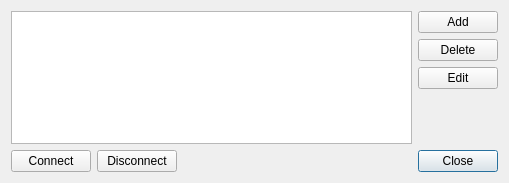
<?xml version="1.0" encoding="UTF-8"?>
<ui version="4.0">
 <class>SharedConnectionsDialog</class>
 <widget class="QDialog" name="SharedConnectionsDialog">
  <property name="windowModality">
   <enum>Qt::ApplicationModal</enum>
  </property>
  <property name="geometry">
   <rect>
    <x>0</x>
    <y>0</y>
    <width>509</width>
    <height>183</height>
   </rect>
  </property>
  <property name="windowTitle">
   <string>Shared Databases Connections</string>
  </property>
  <layout class="QGridLayout" name="gridLayout" columnstretch="1,0">
   <item row="0" column="0">
    <widget class="QListWidget" name="lwConnections">
     <property name="editTriggers">
      <set>QAbstractItemView::NoEditTriggers</set>
     </property>
    </widget>
   </item>
   <item row="1" column="1">
    <widget class="QDialogButtonBox" name="buttonBox">
     <property name="orientation">
      <enum>Qt::Horizontal</enum>
     </property>
     <property name="standardButtons">
      <set>QDialogButtonBox::Close</set>
     </property>
    </widget>
   </item>
   <item row="0" column="1">
    <layout class="QVBoxLayout" name="buttonsLayout">
     <property name="rightMargin">
      <number>0</number>
     </property>
     <item>
      <widget class="QPushButton" name="pbAdd">
       <property name="text">
        <string>Add</string>
       </property>
      </widget>
     </item>
     <item>
      <widget class="QPushButton" name="pbDelete">
       <property name="text">
        <string>Delete</string>
       </property>
      </widget>
     </item>
     <item>
      <widget class="QPushButton" name="pbEdit">
       <property name="text">
        <string>Edit</string>
       </property>
      </widget>
     </item>
     <item>
      <spacer name="verticalSpacer">
       <property name="orientation">
        <enum>Qt::Vertical</enum>
       </property>
       <property name="sizeHint" stdset="0">
        <size>
         <width>20</width>
         <height>40</height>
        </size>
       </property>
      </spacer>
     </item>
    </layout>
   </item>
   <item row="1" column="0">
    <layout class="QHBoxLayout" name="horizontalLayout">
     <item>
      <widget class="QPushButton" name="pbConnect">
       <property name="text">
        <string>Connect</string>
       </property>
      </widget>
     </item>
     <item>
      <widget class="QPushButton" name="pbDisconnect">
       <property name="text">
        <string>Disconnect</string>
       </property>
      </widget>
     </item>
     <item>
      <spacer name="horizontalSpacer">
       <property name="orientation">
        <enum>Qt::Horizontal</enum>
       </property>
       <property name="sizeHint" stdset="0">
        <size>
         <width>40</width>
         <height>20</height>
        </size>
       </property>
      </spacer>
     </item>
    </layout>
   </item>
  </layout>
 </widget>
 <tabstops>
  <tabstop>lwConnections</tabstop>
  <tabstop>pbConnect</tabstop>
  <tabstop>pbDisconnect</tabstop>
  <tabstop>pbAdd</tabstop>
  <tabstop>pbDelete</tabstop>
  <tabstop>pbEdit</tabstop>
  <tabstop>buttonBox</tabstop>
 </tabstops>
 <resources/>
 <connections>
  <connection>
   <sender>buttonBox</sender>
   <signal>accepted()</signal>
   <receiver>SharedConnectionsDialog</receiver>
   <slot>accept()</slot>
   <hints>
    <hint type="sourcelabel">
     <x>248</x>
     <y>254</y>
    </hint>
    <hint type="destinationlabel">
     <x>157</x>
     <y>274</y>
    </hint>
   </hints>
  </connection>
  <connection>
   <sender>buttonBox</sender>
   <signal>rejected()</signal>
   <receiver>SharedConnectionsDialog</receiver>
   <slot>reject()</slot>
   <hints>
    <hint type="sourcelabel">
     <x>316</x>
     <y>260</y>
    </hint>
    <hint type="destinationlabel">
     <x>286</x>
     <y>274</y>
    </hint>
   </hints>
  </connection>
 </connections>
</ui>
